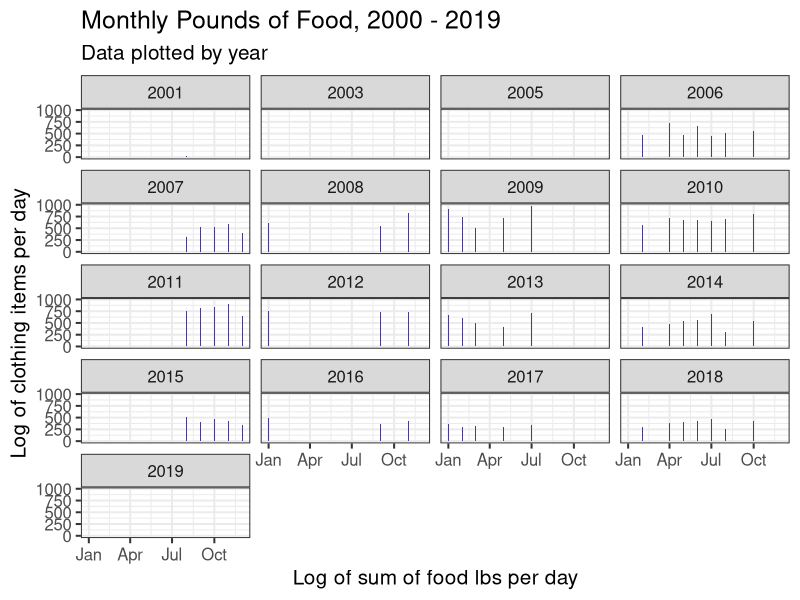
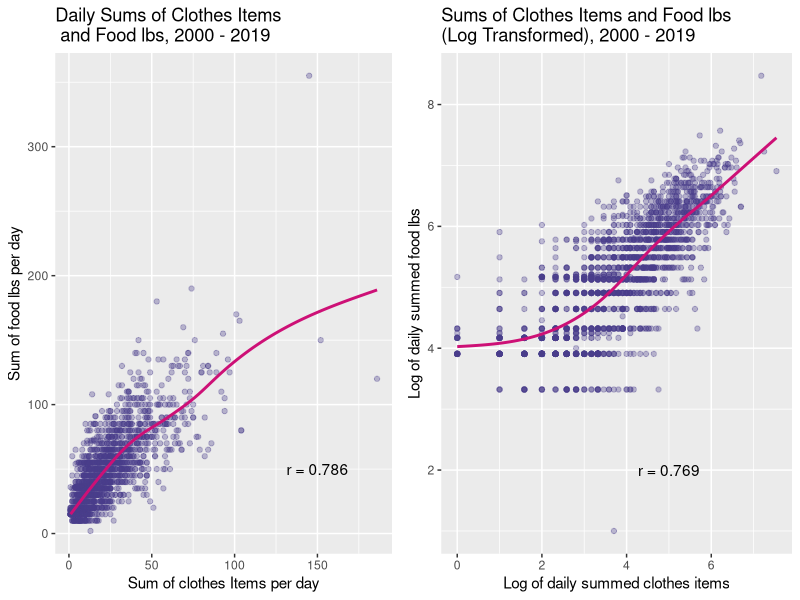
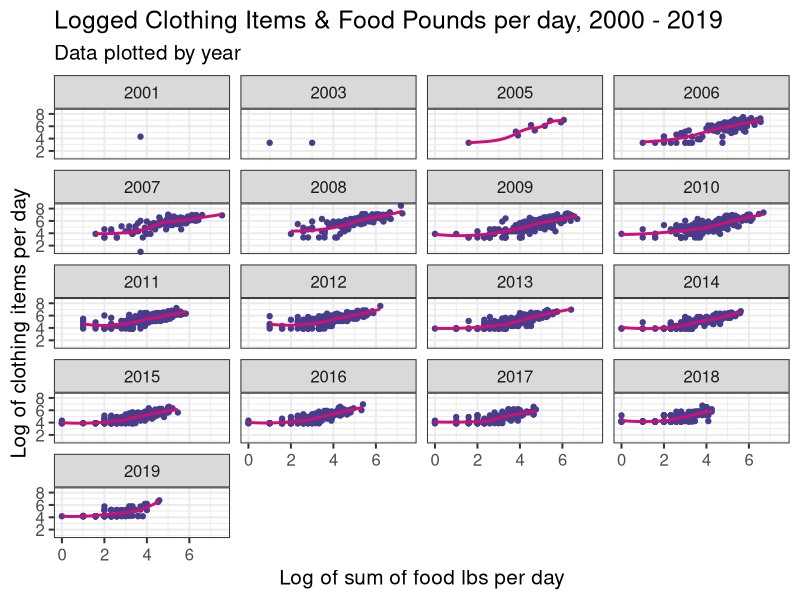

Recreate these plots in R, in order.
## ---- chunk 1
knitr::opts_chunk$set(fig.width=12, fig.height=10, echo=TRUE, warning=FALSE, message=FALSE)
## ---- chunk 2
library(dplyr)
library(tidyr)
library(stringr)
library(tidyverse)
# install.packages("GGally")
library(GGally)
# install.packages("gridExtra")
library(gridExtra)

# read in data, this Rmd is saved in my "scripts" folder and when I knit it reads automatically
# from "scripts", so I included ".." which brings it out of that directory so it can access #"data"
UMD_data =  read_tsv("../data/UMD_Services_Provided_20190719.tsv")
## ---- chunk 3
head(UMD_data)
## ---- chunk 4
# Check the `Field 1 - 3` variables, are they empty?
# from: https://www.quora.com/How-do-I-get-a-frequency-count-based-on-two-columns-variables-in-an-R-dataframe
summarise(group_by(UMD_data, `Field1`, `Field2`, `Field3`), count = n())

# Remove Field1, Field2, and Field3 since they are all NAs
UMD_data2 <- UMD_data %>%
  select(-`Client File Merge`, -`Field1`, -`Field2`, -`Field3`)
## ---- chunk 5
# change date format so R can interpret it
UMD_data2$Date <- as.Date(UMD_data2$Date, "%m/%d/%Y")
head(UMD_data$Date)
## ---- chunk 6
# clean data, select target variables, drop NAs, filter for 2000 - 2019, and group_by and summarise
UMD_food <- UMD_data2 %>% 
  select(Date, `Client File Number`, `Food Provided for`, `Food Pounds`, `Clothing Items`) %>% 
  drop_na(`Food Provided for`,`Food Pounds`, `Clothing Items`) %>%
  filter(Date >= "2000-01-01", Date <= "2019-12-31", `Food Provided for` < 30, `Food Pounds` <= 25) %>%
  separate(Date, into = c("Year", "Month", "Day"), sep = "-") %>%
  group_by(Month, Year, Day) %>%
  summarise(count = n(),
            lbs_per_prsn = sum(`Food Pounds`) / sum(`Food Provided for`),
            food_pounds_sum = sum(`Food Pounds`, na.rm = TRUE),
            ppl_avg = mean(`Food Provided for`, na.rm = TRUE),
            clothes_sum = sum(`Clothing Items`), na.rm= TRUE) %>%
  filter(lbs_per_prsn > 0, food_pounds_sum > 0, ppl_avg > 0, clothes_sum > 0)
## ---- chunk 7
# Plotting yearly food lbs per year on a monthly basis, using bar graph
# help from: 
# https://www.earthdatascience.org/courses/earth-analytics/time-series-data/summarize-time-series-by-month-in-r/
UMD_food %>% # create new monthly variable for bar graph
  mutate(month2 = as.Date(paste0("2019-", Month, "-01"), "%Y-%m-%d")) %>% # 2019 and 01 are dummy numbers, just trying to use format for month
  ggplot(aes(x = month2, y = food_pounds_sum)) +
  geom_bar(stat = "identity", fill = "darkslateblue") +
  facet_wrap(~ Year, ncol = 4) +
  labs(title = "Monthly Pounds of Food, 2000 - 2019",
       subtitle = "Data plotted by year", 
       x = "Log of sum of food lbs per day",
       y = "Log of clothing items per day") + theme_bw(base_size = 15) +
  scale_x_date(date_labels = "%b")
## ---- chunk 8
# now explore relationship between clothes items and food pounds on a daily basis
# find correlation coefficient, rounded to nearest 3 decimals
round(cor(UMD_food$clothes_sum, UMD_food$food_pounds_sum, method = "pearson"), 3)

# plot sums of clothes and food pounds
p1 <- UMD_food %>% 
  ggplot(aes(x = clothes_sum, y = food_pounds_sum)) +
    geom_point(color = "darkslateblue", alpha = 1/3) +
    geom_smooth(se = FALSE, color = "deeppink3") +
    labs(title = "Daily Sums of Clothes Items\n and Food lbs, 2000 - 2019",
         x = "Sum of clothes Items per day",
         y = "Sum of food lbs per day") +
    annotate("text", x = 150, y = 50, label = "r = 0.786")

# correlation coefficient, log transformed
round(cor(log2(UMD_food$clothes_sum),log2(UMD_food$food_pounds_sum)), 3)

# same variables, but log transformed
p2  <- UMD_food %>% 
  ggplot(aes(x = log2(clothes_sum), y = log2(food_pounds_sum))) +
  geom_point(color = "darkslateblue", alpha = 1/3) +
  geom_smooth(se = FALSE, color = "deeppink3") +
  labs(title = "Sums of Clothes Items and Food lbs \n(Log Transformed), 2000 - 2019",
       x = "Log of daily summed clothes items", 
       y = "Log of daily summed food lbs") +
  annotate("text", x = 5, y = 2, label = "r = 0.769")
## ---- chunk 9
grid.arrange(p1, p2, nrow = 1)
## ---- chunk 10
# Explore the relationship between clothes and food lbs on a yearly basis, notice positive trend
# for most years
UMD_food %>%
  ggplot(aes(x = log2(clothes_sum), y = log2(food_pounds_sum))) +
  geom_point(color = "darkslateblue") +
  geom_smooth(se = FALSE, color = "deeppink3") +
  facet_wrap(~ Year, ncol = 4) +
  labs(title = "Logged Clothing Items & Food Pounds per day, 2000 - 2019",
       subtitle = "Data plotted by year", 
       x = "Log of sum of food lbs per day",
       y = "Log of clothing items per day") + theme_bw(base_size = 15) 
